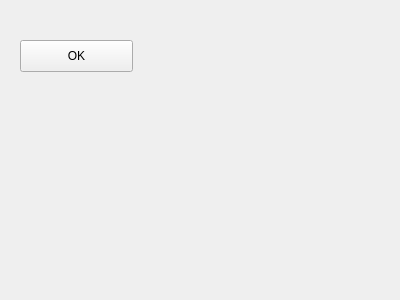
<?xml version="1.0" encoding="UTF-8"?>
<ui version="4.0">
 <class>Widget</class>
 <widget class="QWidget" name="Widget">
  <property name="geometry">
   <rect>
    <x>0</x>
    <y>0</y>
    <width>400</width>
    <height>300</height>
   </rect>
  </property>
  <property name="windowTitle">
   <string>Widget</string>
  </property>
  <widget class="QPushButton" name="pushButton">
   <property name="geometry">
    <rect>
     <x>20</x>
     <y>40</y>
     <width>113</width>
     <height>32</height>
    </rect>
   </property>
   <property name="text">
    <string>OK</string>
   </property>
  </widget>
 </widget>
 <layoutdefault spacing="6" margin="11"/>
 <resources/>
 <connections/>
</ui>
